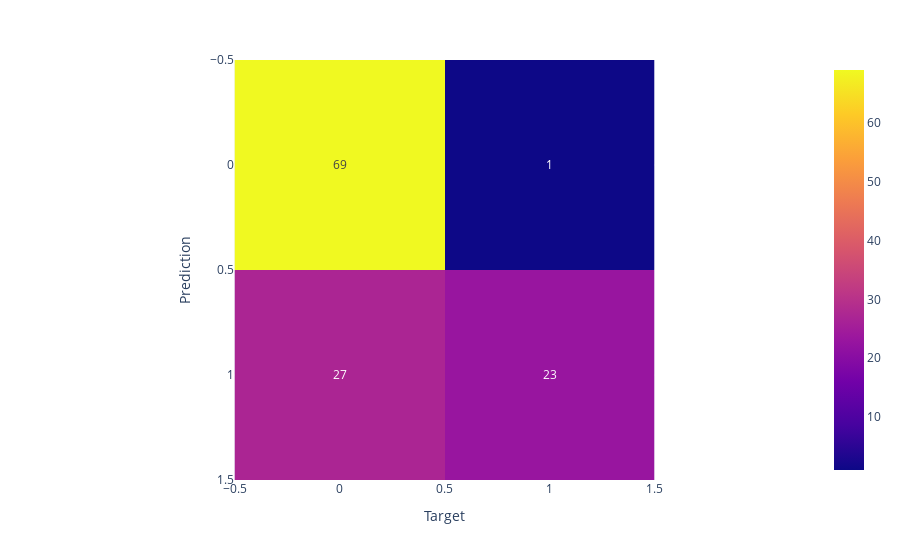
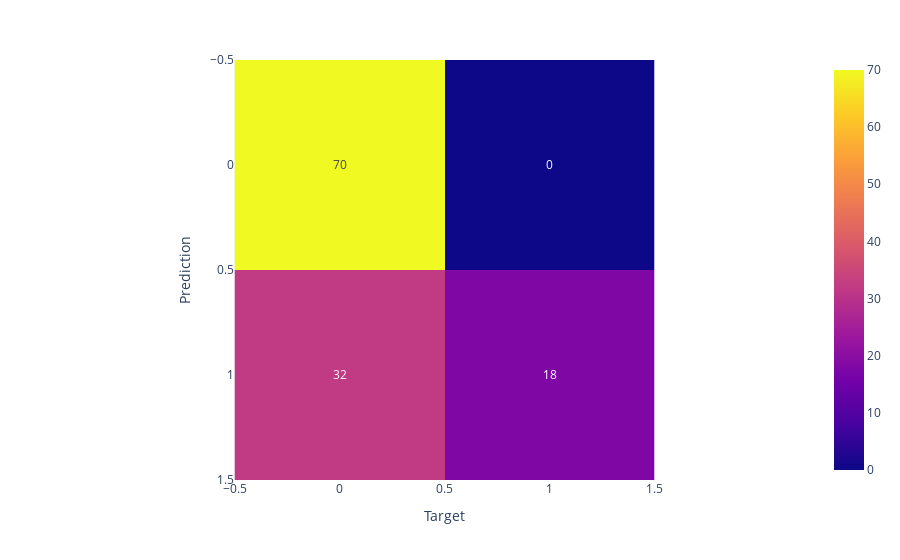
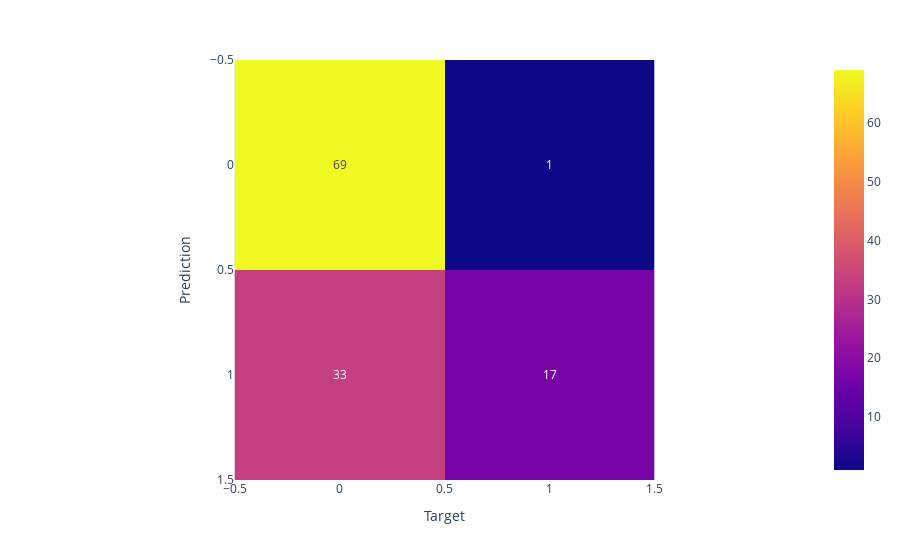

Notebook source saved alongside these figures, in order:
### Code cell
import pandas
import numpy as np
import matplotlib.pyplot as plt
from sklearn.model_selection import train_test_split
import time
from sklearn.linear_model import LogisticRegression
from sklearn.metrics import classification_report
from sklearn.metrics import accuracy_score
from sklearn.metrics import confusion_matrix
from sklearn import svm
from sklearn.neighbors import KNeighborsClassifier
import plotly.express as px

# Датасет для работы в практической работе
# предобработка не требуется - дубликатов нет изначально
data = pandas.read_csv('AntiSocialClub.csv', sep=',')
data['Gender'].replace('Male',0,inplace=True)
data['Gender'].replace('Female',1,inplace=True)


def task1():
    print('\nВыполнение первого задания:\n')
    print('Amount of NAs: ',data.isna().sum().sum())
    print('Amount of Duplicates: ',data.duplicated().sum())

    print('\nПервые 5 строк датасета:\n', data.head())


def task2():
    data.hist()
    plt.tight_layout()
    plt.show()
    print('\nВыполнение второго задания:\n'
          'Кол-во людей мужского пола(0 и женского(1):\n',
          data["Purchased"].value_counts(), sep='')


# Разбиение выборки на тренировочную и тестовую для 3-5 заданий
x = data.drop(["Purchased"], axis=1)
y = data["Purchased"]
x_train, x_test, y_train, y_test = train_test_split(x, y, test_size=0.3, random_state=88)


def task3():
    print('\nВыполнение третьего задания:\n'
          'Размерность набора данных x_train: ', x_train.shape,
          '\nРазмерность набора данных x_test: ', x_test.shape,
          '\nРазмерность набора данных y_train: ', y_train.shape,
          '\nРазмерность набора данных y_test: ', y_test.shape)


# Вспомогательная функция построения графической матрицы ошибок
def plot_confusion_matrix(data_confusion, title='Матрица ошибок', cmap=plt.cm.bone):
    plt.matshow(data_confusion, cmap=cmap)
    plt.title(title)
    plt.colorbar()
    tick_marks = np.arange(len(data_confusion.columns))
    plt.xticks(tick_marks, data_confusion.columns)
    plt.yticks(tick_marks, data_confusion.index)
    plt.xlabel(data_confusion.columns.name)
    plt.ylabel(data_confusion.index.name)
    plt.show()


def task4and5():
    print('\nВыполнение четвертого и пятого заданий:\n'
          'Применение метода логистической регрессии:\n')
    start = time.perf_counter()

    # Вычисление логистической регрессии
    print('\nВыполнение метода логистической регрессии:\n')
    start = time.perf_counter()
    time_start = time.time()
    model = LogisticRegression(random_state=123,max_iter=1000)
    model.fit(x_train, y_train)
    y_predict = model.predict(x_test)
    print("Time used: ", time.time() - time_start)
    print('Предсказанные значения: ', y_predict)
    print('Исходные данные: ', np.array(y_test))
    print('%\nЧисловое представление матрицы ошибок:\n',confusion_matrix(y_test, y_predict))

    fig = px.imshow(confusion_matrix(y_test, y_predict), text_auto=True)
    fig.update_layout(xaxis_title='Target', yaxis_title='Prediction')
    fig.show()
    print(classification_report(y_test, y_predict))
    print("Test accuracy: {}".format(model.score(x_test,y_test)))


    print('\nПрименение метода SVM (метод опорных векторов):\n')
    start = time.perf_counter()

    # Применение метода SVM
    model = svm.SVC(kernel='linear', C=1.0)
    model.fit(x_train, y_train)
    svm_predict = model.predict(x_test)


    elapsed = time.perf_counter() - start

    print('Время выполнения SVM:', round(elapsed, 3),
          'сек\nКоэффициент точности (accuracy score):',
          round(accuracy_score(y_test, svm_predict) * 100),
          '%\nЧисловое представление матрицы ошибок:\n',
          confusion_matrix(y_test, svm_predict))

    data_confusion = pandas.crosstab(y_test, svm_predict)
    fig = px.imshow(confusion_matrix(y_test, svm_predict), text_auto=True)
    fig.update_layout(xaxis_title='Target', yaxis_title='Prediction')
    fig.show()
    print(classification_report(svm_predict, y_test))

    print('\nПрименение метода KNN (кол-во ближайших соседей):\n')
    start = time.perf_counter()

    knn_model = KNeighborsClassifier(n_neighbors=25)
    knn_model.fit(x_train, y_train)
    knn_predict = knn_model.predict(x_test)


    elapsed = time.perf_counter() - start

    print('Время выполнения KNN:', round(elapsed, 3),
          'сек\nКоэффициент точности (accuracy score):',
          round(accuracy_score(y_test, knn_predict) * 100),
          '%\nЧисловое представление матрицы ошибок:\n',
          confusion_matrix(y_test, knn_predict))

    data_confusion = pandas.crosstab(y_test, knn_predict)
    fig = px.imshow(confusion_matrix(y_test, knn_predict), text_auto=True)
    fig.update_layout(xaxis_title='Target', yaxis_title='Prediction')
    fig.show()
    print(classification_report(knn_predict, y_test))


task1()
task2()
task3()
task4and5()

### Figure 1 — Plotly figure (JSON) as saved in the notebook; plotly's stock layout.template omitted (floating-point values rounded to 4 significant figures)
{"data": [{"coloraxis": "coloraxis", "hovertemplate": "x: %{x}<br>y: %{y}<br>color: %{z}<extra></extra>", "name": "0", "texttemplate": "%{z}", "type": "heatmap", "xaxis": "x", "yaxis": "y", "z": [[69, 1], [27, 23]]}], "layout": {"coloraxis": {"colorscale": [[0, "#0d0887"], [0.1111, "#46039f"], [0.2222, "#7201a8"], [0.3333, "#9c179e"], [0.4444, "#bd3786"], [0.5556, "#d8576b"], [0.6667, "#ed7953"], [0.7778, "#fb9f3a"], [0.8889, "#fdca26"], [1, "#f0f921"]]}, "margin": {"t": 60}, "xaxis": {"anchor": "y", "constrain": "domain", "domain": [0, 1], "scaleanchor": "y", "title": {"text": "Target"}}, "yaxis": {"anchor": "x", "autorange": "reversed", "constrain": "domain", "domain": [0, 1], "title": {"text": "Prediction"}}}}

### Figure 2 — Plotly figure (JSON) as saved in the notebook; plotly's stock layout.template omitted (floating-point values rounded to 4 significant figures)
{"data": [{"coloraxis": "coloraxis", "hovertemplate": "x: %{x}<br>y: %{y}<br>color: %{z}<extra></extra>", "name": "0", "texttemplate": "%{z}", "type": "heatmap", "xaxis": "x", "yaxis": "y", "z": [[70, 0], [32, 18]]}], "layout": {"coloraxis": {"colorscale": [[0, "#0d0887"], [0.1111, "#46039f"], [0.2222, "#7201a8"], [0.3333, "#9c179e"], [0.4444, "#bd3786"], [0.5556, "#d8576b"], [0.6667, "#ed7953"], [0.7778, "#fb9f3a"], [0.8889, "#fdca26"], [1, "#f0f921"]]}, "margin": {"t": 60}, "xaxis": {"anchor": "y", "constrain": "domain", "domain": [0, 1], "scaleanchor": "y", "title": {"text": "Target"}}, "yaxis": {"anchor": "x", "autorange": "reversed", "constrain": "domain", "domain": [0, 1], "title": {"text": "Prediction"}}}}

### Figure 3 — Plotly figure (JSON) as saved in the notebook; plotly's stock layout.template omitted (floating-point values rounded to 4 significant figures)
{"data": [{"coloraxis": "coloraxis", "hovertemplate": "x: %{x}<br>y: %{y}<br>color: %{z}<extra></extra>", "name": "0", "texttemplate": "%{z}", "type": "heatmap", "xaxis": "x", "yaxis": "y", "z": [[69, 1], [33, 17]]}], "layout": {"coloraxis": {"colorscale": [[0, "#0d0887"], [0.1111, "#46039f"], [0.2222, "#7201a8"], [0.3333, "#9c179e"], [0.4444, "#bd3786"], [0.5556, "#d8576b"], [0.6667, "#ed7953"], [0.7778, "#fb9f3a"], [0.8889, "#fdca26"], [1, "#f0f921"]]}, "margin": {"t": 60}, "xaxis": {"anchor": "y", "constrain": "domain", "domain": [0, 1], "scaleanchor": "y", "title": {"text": "Target"}}, "yaxis": {"anchor": "x", "autorange": "reversed", "constrain": "domain", "domain": [0, 1], "title": {"text": "Prediction"}}}}
